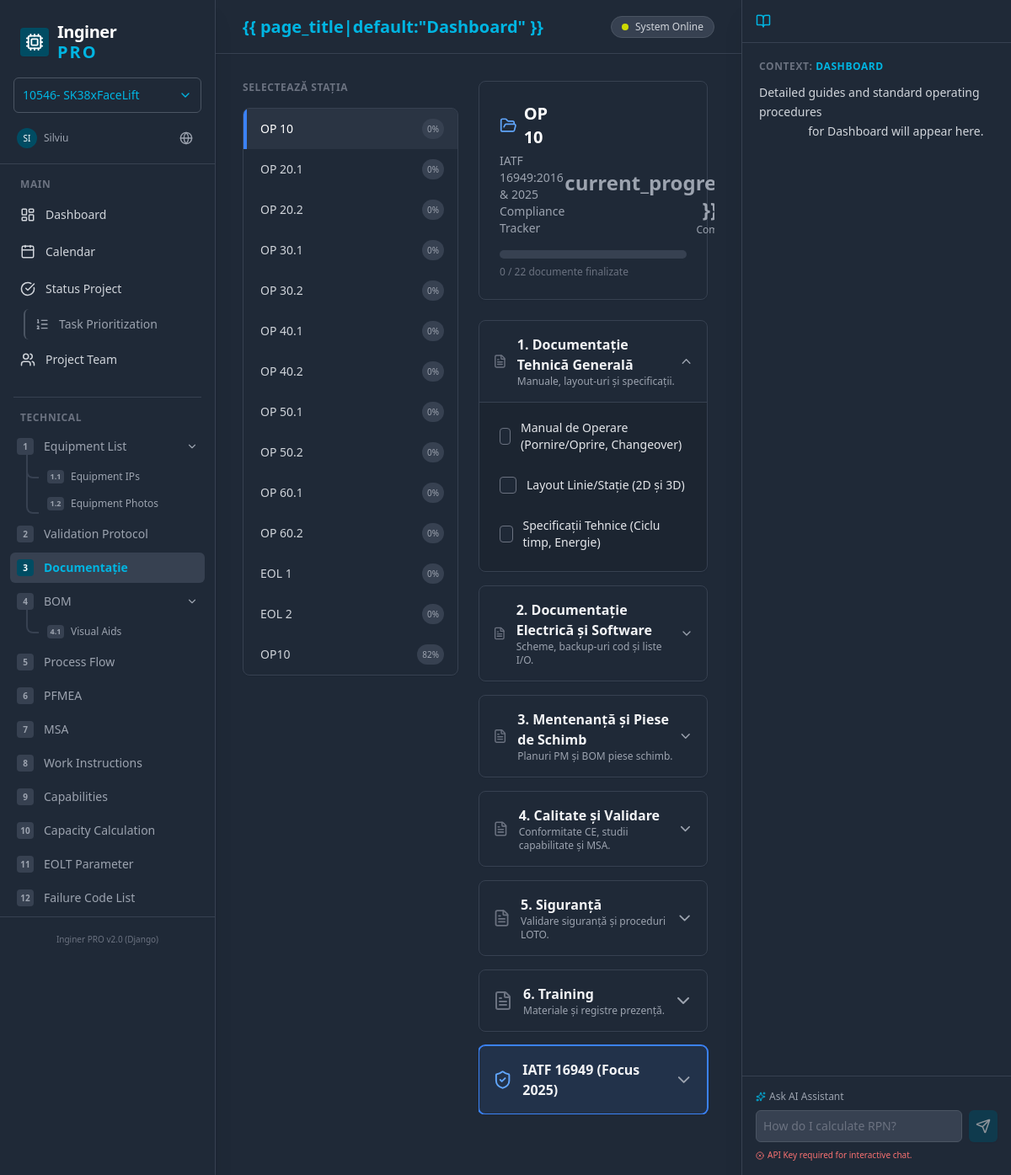
/documentation/, run on the app's committed database.
### core/models.py (models this page shows, shortened)
class Equipment(models.Model):
    OWNER_CHOICES = [
        ('Customer', 'Customer'),
        ('Preh', 'Preh'),
    ]
    station = models.CharField(max_length=50)
    owner = models.CharField(max_length=50, choices=OWNER_CHOICES)
    eq_number = models.CharField(max_length=50, verbose_name="Equipment Number")
    power_supply = models.CharField(max_length=100)
    power_kw = models.CharField(max_length=20, blank=True)
    air_supply_bar = models.CharField(max_length=20, default='no')
    air_supply_diam = models.CharField(max_length=20, default='no')
    photo_front = models.URLField(blank=True, verbose_name="Front Photo URL")
    photo_tag = models.URLField(blank=True, verbose_name="Tag Photo URL")
    class Meta:
        ordering = ['id']
        verbose_name_plural = "Equipment"

class DocumentationCategory(models.Model):
    code = models.CharField(max_length=50, unique=True)  # e.g., 'general', 'electrical'
    title_key = models.CharField(max_length=50)  # Translation key for title
    desc_key = models.CharField(max_length=50, blank=True)  # Translation key for description
    order = models.PositiveIntegerField(default=0)
    is_highlighted = models.BooleanField(default=False)  # For IATF2025 special styling
    class Meta:
        ordering = ['order']
        verbose_name_plural = "Documentation Categories"

class DocumentationChecklistItem(models.Model):
    category = models.ForeignKey(
        DocumentationCategory,
        on_delete=models.CASCADE,
        related_name='items'
    )
    item_key = models.CharField(max_length=50)  # Translation key for the item text
    order = models.PositiveIntegerField(default=0)
    class Meta:
        ordering = ['category__order', 'order']

### core/views.py (the view)
# urls.py: path('documentation/', views.documentation, name='documentation'),
def documentation(request):
    equipment_list = Equipment.objects.all()
    categories = list(DocumentationCategory.objects.prefetch_related('items').all())
    for category in categories:
        category.translated_title = DOC_TRANSLATIONS.get(category.title_key, category.title_key)
        category.translated_desc = DOC_TRANSLATIONS.get(category.desc_key, '') if category.desc_key else ''
        for item in category.items.all():
            item.translated_text = DOC_TRANSLATIONS.get(item.item_key, item.item_key)
    selected_id = request.GET.get('equipment_id')
    if selected_id:
        selected_equipment = get_object_or_404(Equipment, pk=selected_id)
    else:
        selected_equipment = equipment_list.first()
    results = {}
    if selected_equipment:
        for result in selected_equipment.documentation_results.all():
            results[result.checklist_item_id] = result.is_checked
    equipment_progress = {}
    for equip in equipment_list:
        equipment_progress[equip.id] = get_equipment_doc_progress(equip)
    total_items = DocumentationChecklistItem.objects.count()
    checked_count = len([v for v in results.values() if v])
    current_progress = round((checked_count / total_items) * 100) if total_items > 0 else 0
    context = {
        'active_view': 'documentation',
        'page_title': 'Documentație',
        'equipment_list': equipment_list,
        'selected_equipment': selected_equipment,
        'categories': categories,
        'results': results,
        'equipment_progress': equipment_progress,
        'current_progress': current_progress,
        'total_items': total_items,
        'checked_count': checked_count,
    }
    return render(request, 'documentation.html', context)

### core/templatetags/validation_extras.py (called while the page is built)
@register.filter
def get_item(dictionary, key):
    if dictionary is None:
        return None
    return dictionary.get(key)

### core/views.py (called while the page is built)
def get_equipment_doc_progress(equipment):
    total_items = DocumentationChecklistItem.objects.count()
    if total_items == 0:
        return 0
    checked_count = equipment.documentation_results.filter(is_checked=True).count()
    return round((checked_count / total_items) * 100)

### templates/documentation.html (shortened to what this page needs)
{% extends 'base.html' %}
{% load static %}
{% load validation_extras %}
{% block content %}
<div class="flex h-full gap-6 pb-10">
    <div class="w-64 flex-shrink-0 flex flex-col gap-2">
        <h3 class="font-bold text-gray-500 text-xs uppercase tracking-wider mb-2">Selectează Stația</h3>
        <div
            class="bg-gray-800 rounded-lg border border-gray-700 shadow-sm overflow-hidden flex flex-col max-h-[calc(100vh-200px)] overflow-y-auto">
            {% for equip in equipment_list %}
            {% with prog=equipment_progress|get_item:equip.id %}
            <a href="?equipment_id={{ equip.id }}" class="text-left px-4 py-3 text-sm font-medium border-l-4 transition-all flex justify-between items-center
                      {% if selected_equipment.id == equip.id %}
                      bg-gray-700/50 border-blue-500 text-white
                      {% else %}
                      border-transparent text-gray-300 hover:bg-gray-700
                      {% endif %}">
                <span class="truncate">{{ equip.station }}</span>
                <span id="sidebar-progress-{{ equip.id }}"
                    class="text-[10px] px-1.5 py-0.5 rounded-full
                             {% if prog == 100 %}bg-green-900/30 text-green-400{% else %}bg-gray-700 text-gray-400{% endif %}">
                    {{ prog|default:0 }}%
                </span>
            </a>
            {% endwith %}
            {% empty %}
            <div class="p-4 text-xs text-gray-400 text-center">Nu există echipamente. Adaugă echipamente în Equipment
                List.</div>
            {% endfor %}
        </div>
    </div>
    <div class="flex-1 space-y-6 overflow-y-auto pr-2">
        <div class="bg-gray-800 p-6 rounded-lg border border-gray-700 shadow-sm">
            <div class="flex justify-between items-end mb-4">
                <div>
                    <h2 class="text-xl font-bold text-white flex items-center gap-2">
                        <i data-lucide="folder-open" class="text-blue-400"></i>
                        {{ selected_equipment.station|default:"General" }}
                    </h2>
                    <p class="text-sm text-gray-400 mt-1">IATF 16949:2016 & 2025 Compliance Tracker</p>
                </div>
                <div class="text-right">
                    <span id="header-progress"
                        class="text-2xl font-bold {% if current_progress == 100 %}text-green-400{% elif current_progress >= 50 %}text-yellow-400{% else %}text-gray-400{% endif %}">{{
                        current_progress }}%</span>
                    <span class="text-xs text-gray-400 block">Complet</span>
                </div>
            </div>
            <div class="w-full bg-gray-700 rounded-full h-2.5">
            </div>
            <p class="text-xs text-gray-500 mt-2">
                <span id="checked-count">{{ checked_count }} / {{ total_items }}</span> documente finalizate
            </p>
        </div>
        <div id="checklist-sections" class="grid grid-cols-1 gap-4">
            {% for category in categories %}
            <div
                class="bg-gray-800 rounded-lg border {% if category.is_highlighted %}border-blue-500 ring-1 ring-blue-500{% else %}border-gray-700{% endif %} shadow-sm overflow-hidden transition-all">
                <button onclick="toggleSection('section-{{ category.code }}')"
                    class="w-full p-4 flex items-center justify-between transition-colors {% if category.is_highlighted %}bg-blue-500/10{% else %}hover:bg-gray-700{% endif %}">
                    <div class="flex items-center gap-3">
                        {% if category.is_highlighted %}
                        <i data-lucide="shield-check" class="text-blue-400"></i>
                        {% else %}
                        <i data-lucide="file-text" class="text-gray-500"></i>
                        {% endif %}
                        <div class="text-left">
                            <h3 class="font-bold text-gray-100">{{ category.translated_title }}</h3>
                            {% if category.translated_desc %}
                            <p class="text-xs text-gray-400">{{ category.translated_desc }}</p>
                            {% endif %}
                        </div>
                    </div>
                    <i data-lucide="chevron-down" class="text-gray-400 transition-transform section-chevron"
                        id="chevron-{{ category.code }}"></i>
                </button>
                <div id="section-{{ category.code }}" class="hidden p-4 pt-0 border-t border-gray-700 bg-black/10">
                    <div class="space-y-3 mt-3">
                        {% for item in category.items.all %}
                        {% with is_checked=results|default_if_none:""|get_item:item.id %}
                        <div id="doc-item-{{ item.id }}"
                            class="flex items-center gap-3 p-2 rounded hover:bg-gray-700/50 cursor-pointer transition-colors"
                            hx-post="/documentation/toggle/{{ selected_equipment.id }}/{{ item.id }}/"
                            hx-swap="outerHTML">
                            <div
                                class="w-5 h-5 rounded border flex items-center justify-center transition-colors {% if is_checked %}bg-green-500 border-green-500 text-white{% else %}border-gray-500 bg-gray-800{% endif %}">
                            </div>
                            <span
                                class="text-sm {% if is_checked %}text-gray-500 line-through{% else %}text-gray-200{% endif %}">
                                {{ item.translated_text }}
                            </span>
                        </div>
                        {% endwith %}
                        {% endfor %}
                    </div>
                </div>
            </div>
            {% endfor %}
        </div>
    </div>
</div>
{% endblock %}

### templates/base.html (style rules this page uses)
* { scrollbar-width: thin; scrollbar-color: #4b5563 #1f2937; }

### data on the page
Equipment: station "OP 10", prog "0"
Equipment: station "OP 20.1", prog "0"
Equipment: station "OP 20.2", prog "0"
Equipment: station "OP 30.1", prog "0"
Equipment: station "OP 30.2", prog "0"
Equipment: station "OP 40.1", prog "0"
Equipment: station "OP 40.2", prog "0"
Equipment: station "OP 50.1", prog "0"
Equipment: station "OP 50.2", prog "0"
Equipment: station "OP 60.1", prog "0"
Equipment: station "OP 60.2", prog "0"
Equipment: station "EOL 1", prog "0"
Equipment: station "EOL 2", prog "0"
Equipment: station "OP10", prog "82"
DocumentationCategory: is_highlighted False (drawn), translated_title "1. Documentație Tehnică Generală", translated_desc "Manuale, layout-uri și specificații."
DocumentationChecklistItem: translated_text "Manual de Operare (Pornire/Oprire, Changeover)"
DocumentationChecklistItem: translated_text "Layout Linie/Stație (2D și 3D)"
DocumentationChecklistItem: translated_text "Specificații Tehnice (Ciclu timp, Energie)"
DocumentationCategory: is_highlighted False (drawn), translated_title "2. Documentație Electrică și Software", translated_desc "Scheme, backup-uri cod și liste I/O."
DocumentationCategory: is_highlighted False (drawn), translated_title "3. Mentenanță și Piese de Schimb", translated_desc "Planuri PM și BOM piese schimb."
DocumentationCategory: is_highlighted False (drawn), translated_title "4. Calitate și Validare", translated_desc "Conformitate CE, studii capabilitate și MSA."
DocumentationCategory: is_highlighted False (drawn), translated_title "5. Siguranță", translated_desc "Validare siguranță și proceduri LOTO."
DocumentationCategory: is_highlighted False (drawn), translated_title "6. Training", translated_desc "Materiale și registre prezență."
DocumentationCategory: is_highlighted True (drawn), translated_title "IATF 16949 (Focus 2025)"

### other printed values
{{ checked_count }} "0"
{{ total_items }} "22"
